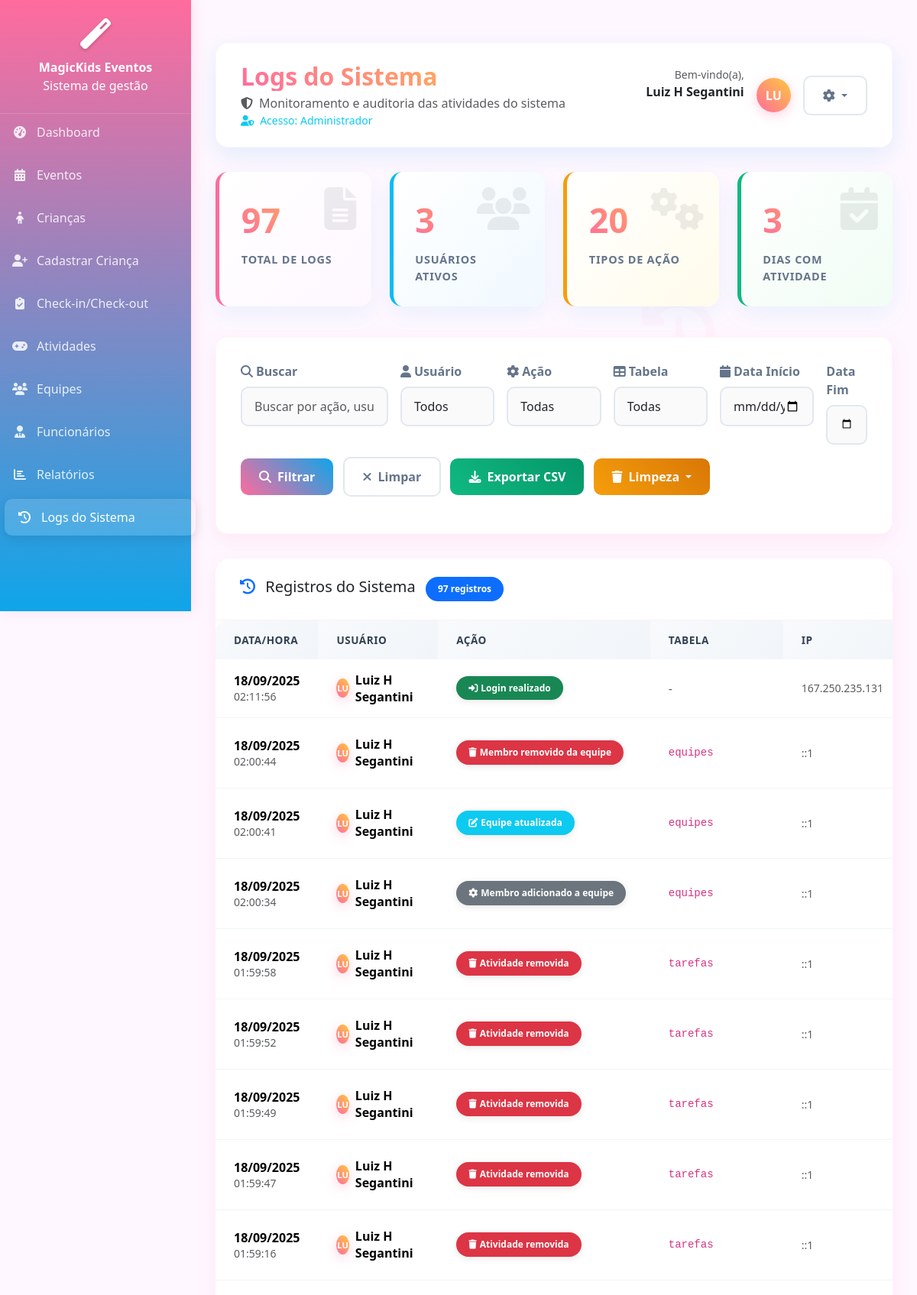
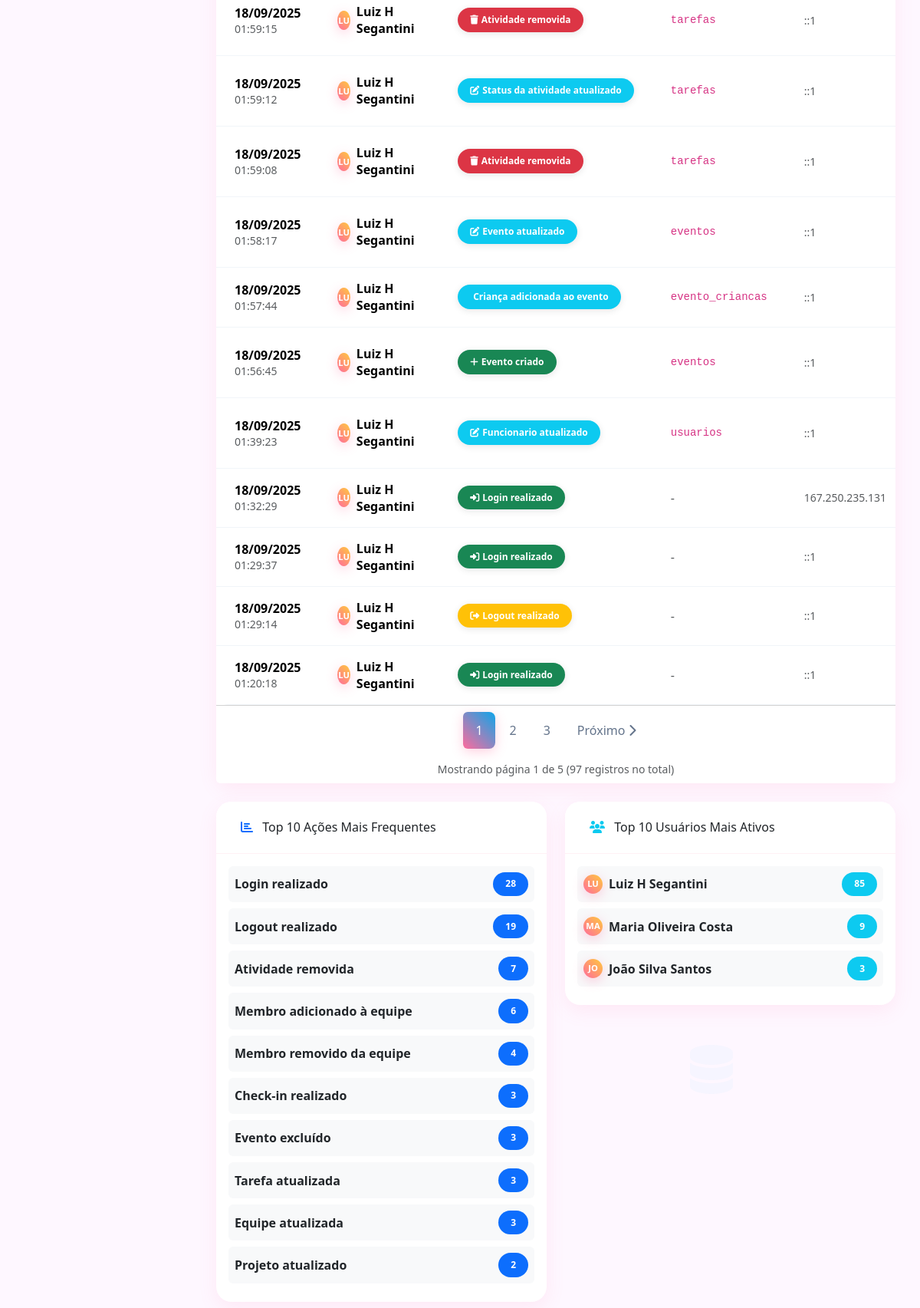
/models/logs.php (signed in, upper part), run on the app's committed database (2 pictures, top to bottom).
### tables this page shows
CREATE TABLE IF NOT EXISTS `usuarios` (
  `id` int(11) NOT NULL AUTO_INCREMENT,
  `nome_completo` varchar(255) NOT NULL,
  `cpf` varchar(14) NOT NULL,
  `email` varchar(255) NOT NULL,
  `cargo` varchar(100) DEFAULT NULL,
  `login` varchar(50) NOT NULL,
  `senha` varchar(255) NOT NULL,
  `perfil` enum('administrador','coordenador','animador','monitor','auxiliar') NOT NULL,
  `data_criacao` timestamp NOT NULL DEFAULT current_timestamp(),
  `data_atualizacao` timestamp NOT NULL DEFAULT current_timestamp() ON UPDATE current_timestamp(),
  PRIMARY KEY (`id`),
  UNIQUE KEY `cpf` (`cpf`),
  UNIQUE KEY `email` (`email`),
  UNIQUE KEY `login` (`login`)
);

CREATE TABLE IF NOT EXISTS `logs_sistema` (
  `id` int(11) NOT NULL AUTO_INCREMENT,
  `usuario_id` int(11) DEFAULT NULL,
  `acao` varchar(255) NOT NULL COMMENT 'Check-in criança, Check-out criança, Evento criado, Criança cadastrada, etc.',
  `tabela_afetada` varchar(100) DEFAULT NULL,
  `registro_id` int(11) DEFAULT NULL,
  `dados_anteriores` longtext DEFAULT NULL CHECK (json_valid(`dados_anteriores`)),
  `dados_novos` longtext DEFAULT NULL CHECK (json_valid(`dados_novos`)),
  `ip_address` varchar(45) DEFAULT NULL,
  `data_criacao` timestamp NOT NULL DEFAULT current_timestamp(),
  PRIMARY KEY (`id`),
  KEY `usuario_id` (`usuario_id`),
  CONSTRAINT `logs_sistema_ibfk_1` FOREIGN KEY (`usuario_id`) REFERENCES `usuarios` (`id`)
);

### models/logs.php (the view, shortened to what the rows shown need)
﻿<?php
require_once '../includes/auth.php';
require_once '../controllers/LogsController.php';
$search = $_GET['search'] ?? '';
$user_id = $_GET['user_id'] ?? '';
$action = $_GET['action_filter'] ?? '';
$table = $_GET['table'] ?? '';
$start_date = $_GET['start_date'] ?? '';
$end_date = $_GET['end_date'] ?? '';
$page = max(1, intval($_GET['page'] ?? 1));
try {
    if (!isset($logsController)) {
        $logsController = new LogsController();
    }
    $logsData = $logsController->index($search, $user_id, $action, $table, $start_date, $end_date, $page);
    $currentUser = getCurrentUser();
} catch (Exception $e) {
    error_log("Erro no logs: " . $e->getMessage());
    $logsData = ['logs' => [], 'total' => 0, 'pages' => 0, 'current_page' => 1];
    $users = [];
    $actions = [];
    $tables = [];
    $statistics = [];
    $currentUser = getCurrentUser();
}
?>
<!DOCTYPE html>
<html lang="pt-BR">
<head>
    <link href="https://cdnjs.cloudflare.com/ajax/libs/bootstrap/5.3.2/css/bootstrap.min.css" rel="stylesheet">
    <link href="https://cdnjs.cloudflare.com/ajax/libs/font-awesome/6.4.0/css/all.min.css" rel="stylesheet">
    <link rel="stylesheet" href="../assets/css/logs1.css">
</head>
<body>
    <main class="main-content">
        <div class="header-bar d-flex justify-content-between align-items-center">
            <div>
                <h2 class="mb-1 welcome-text">Logs do Sistema</h2>
                <p class="text-muted mb-0"><i class="fas fa-shield-alt me-2"></i>Monitoramento e auditoria das atividades do sistema</p>
                <small class="text-info">
                    <i class="fas fa-user-shield me-1"></i>
                    Acesso: <?php echo ucfirst($currentUser['perfil']); ?>
                </small>
            </div>
            <div class="d-flex align-items-center">
                <div class="me-3 text-end">
                    <small class="text-muted d-block">Bem-vindo(a),</small>
                    <strong class="d-block"><?php echo htmlspecialchars($currentUser['nome_completo']); ?></strong>
                    <span class="badge bg-gradient" style="background: linear-gradient(45deg, var(--primary-color), var(--secondary-color));">
                    </span>
                </div>
                <div class="user-avatar">
                    <?php echo strtoupper(substr($currentUser['nome_completo'], 0, 2)); ?>
                </div>
                <div class="dropdown ms-3">
                    <button class="btn btn-outline-secondary dropdown-toggle" type="button" data-bs-toggle="dropdown">
                    </button>
                </div>
            </div>
        </div>
        <div class="card">
            <div class="card-body p-0">
                <?php if (empty($logsData['logs'])): ?>
                    <div class="text-center py-5">
                        <i class="fas fa-search fa-3x text-muted mb-3"></i>
                        <p class="text-muted">Nenhum log encontrado com os filtros aplicados</p>
                        <a href="logs.php" class="btn btn-outline-primary">
                            <i class="fas fa-refresh me-2"></i>Ver Todos os Logs
                        </a>
                    </div>
                <?php else: ?>
                    <div class="table-responsive">
                        <table class="table table-hover mb-0">
                            <thead class="table-light">
                                <tr>
                                    <th width="15%">Data/Hora</th>
                                    <th width="15%">Usuário</th>
                                    <th width="20%">Ação</th>
                                    <th width="15%">Tabela</th>
                                    <th width="10%">IP</th>
                                </tr>
                            </thead>
                            <tbody>
                                <?php foreach ($logsData['logs'] as $log): ?>
                                <tr>
                                    <td>
                                        <div class="d-flex flex-column">
                                            <strong><?php echo date('d/m/Y', strtotime($log['data_criacao'])); ?></strong>
                                            <small class="text-muted">
                                                <?php echo date('H:i:s', strtotime($log['data_criacao'])); ?>
                                            </small>
                                        </div>
                                    </td>
                                    <td>
                                        <?php if ($log['usuario_nome']): ?>
                                            <div class="d-flex align-items-center">
                                                <div class="user-avatar me-2" style="width: 25px; height: 25px; font-size: 0.7rem;">
                                                    <?php echo strtoupper(substr($log['usuario_nome'], 0, 2)); ?>
                                                </div>
                                                <div>
                                                    <strong><?php echo htmlspecialchars($log['usuario_nome']); ?></strong>
                                                </div>
                                            </div>
                                        <?php else: ?>
                                            <span class="text-muted">
                                                <i class="fas fa-robot me-1"></i>Sistema
                                            </span>
                                        <?php endif; ?>
                                    </td>
                                    <td>
                                        <?php
                                        $actionClass = 'secondary';
                                        $actionIcon = 'fas fa-cog';
                                        $actionLower = strtolower($log['acao']);
                                        if (strpos($actionLower, 'login') !== false) {
                                            $actionClass = 'success';
                                            $actionIcon = 'fas fa-sign-in-alt';
                                        } elseif (strpos($actionLower, 'logout') !== false) {
                                            $actionClass = 'warning';
                                            $actionIcon = 'fas fa-sign-out-alt';
                                        } elseif (strpos($actionLower, 'criado') !== false || strpos($actionLower, 'cadastro') !== false) {
                                            $actionClass = 'success';
                                            $actionIcon = 'fas fa-plus';
                                        } elseif (strpos($actionLower, 'atualizada') !== false || strpos($actionLower, 'atualizado') !== false) {
                                            $actionClass = 'info';
                                            $actionIcon = 'fas fa-edit';
                                        } elseif (strpos($actionLower, 'excluída') !== false || strpos($actionLower, 'removid') !== false) {
                                            $actionClass = 'danger';
                                            $actionIcon = 'fas fa-trash';
                                        } elseif (strpos($actionLower, 'check-in') !== false) {
                                            $actionClass = 'primary';
                                            $actionIcon = 'fas fa-clipboard-check';
                                        } elseif (strpos($actionLower, 'evento') !== false) {
                                            $actionClass = 'info';
                                            $actionIcon = 'fas fa-calendar-star';
                                        } elseif (strpos($actionLower, 'criança') !== false) {
                                            $actionClass = 'warning';
                                            $actionIcon = 'fas fa-child';
                                        }
                                        ?>
                                        <span class="badge bg-<?php echo $actionClass; ?> action-badge">
                                            <i class="<?php echo $actionIcon; ?> me-1"></i>
                                            <?php echo htmlspecialchars($log['acao']); ?>
                                        </span>
                                    </td>
                                    <td>
                                        <?php if ($log['tabela_afetada']): ?>
                                            <code class="small"><?php echo htmlspecialchars($log['tabela_afetada']); ?></code>
                                        <?php else: ?>
                                            <span class="text-muted">-</span>
                                        <?php endif; ?>
                                    </td>
                                    <td>
                                        <small class="text-muted">
                                            <?php echo htmlspecialchars($log['ip_address'] ?? '-'); ?>
                                        </small>
                                    </td>
                                </tr>
                                <?php endforeach; ?>
                            </tbody>
                        </table>
                    </div>
                <?php endif; ?>
            </div>
        </div>
    </main>
</body>
</html>

### data on the page
usuarios: perfil "Administrador", nome_completo "Luiz H Segantini", nome_completo "LU"
logs_sistema: data_criacao "18/09/2025", data_criacao "02:11:56", usuario_nome "LU", usuario_nome "Luiz H Segantini", acao "Login realizado", ip_address "167.250.235.131"
logs_sistema: data_criacao "18/09/2025", data_criacao "02:00:44", usuario_nome "LU", usuario_nome "Luiz H Segantini", acao "Membro removido da equipe", tabela_afetada "equipes", ip_address "::1"
logs_sistema: data_criacao "18/09/2025", data_criacao "02:00:41", usuario_nome "LU", usuario_nome "Luiz H Segantini", acao "Equipe atualizada", tabela_afetada "equipes", ip_address "::1"
logs_sistema: data_criacao "18/09/2025", data_criacao "02:00:34", usuario_nome "LU", usuario_nome "Luiz H Segantini", acao "Membro adicionado a equipe", tabela_afetada "equipes", ip_address "::1"
logs_sistema: data_criacao "18/09/2025", data_criacao "01:59:58", usuario_nome "LU", usuario_nome "Luiz H Segantini", acao "Atividade removida", tabela_afetada "tarefas", ip_address "::1"
logs_sistema: data_criacao "18/09/2025", data_criacao "01:59:52", usuario_nome "LU", usuario_nome "Luiz H Segantini", acao "Atividade removida", tabela_afetada "tarefas", ip_address "::1"
logs_sistema: data_criacao "18/09/2025", data_criacao "01:59:49", usuario_nome "LU", usuario_nome "Luiz H Segantini", acao "Atividade removida", tabela_afetada "tarefas", ip_address "::1"
logs_sistema: data_criacao "18/09/2025", data_criacao "01:59:47", usuario_nome "LU", usuario_nome "Luiz H Segantini", acao "Atividade removida", tabela_afetada "tarefas", ip_address "::1"
logs_sistema: data_criacao "18/09/2025", data_criacao "01:59:16", usuario_nome "LU", usuario_nome "Luiz H Segantini", acao "Atividade removida", tabela_afetada "tarefas", ip_address "::1"
logs_sistema: data_criacao "18/09/2025", data_criacao "01:59:15", usuario_nome "LU", usuario_nome "Luiz H Segantini", acao "Atividade removida", tabela_afetada "tarefas", ip_address "::1"
logs_sistema: data_criacao "18/09/2025", data_criacao "01:59:12", usuario_nome "LU", usuario_nome "Luiz H Segantini", acao "Status da atividade atualizado", tabela_afetada "tarefas", ip_address "::1"
logs_sistema: data_criacao "18/09/2025", data_criacao "01:59:08", usuario_nome "LU", usuario_nome "Luiz H Segantini", acao "Atividade removida", tabela_afetada "tarefas", ip_address "::1"
logs_sistema: data_criacao "18/09/2025", data_criacao "01:58:17", usuario_nome "LU", usuario_nome "Luiz H Segantini", acao "Evento atualizado", tabela_afetada "eventos", ip_address "::1"
logs_sistema: data_criacao "18/09/2025", data_criacao "01:57:44", usuario_nome "LU", usuario_nome "Luiz H Segantini", acao "Criança adicionada ao evento", tabela_afetada "evento_criancas", ip_address "::1"
logs_sistema: data_criacao "18/09/2025", data_criacao "01:56:45", usuario_nome "LU", usuario_nome "Luiz H Segantini", acao "Evento criado", tabela_afetada "eventos", ip_address "::1"
logs_sistema: data_criacao "18/09/2025", data_criacao "01:39:23", usuario_nome "LU", usuario_nome "Luiz H Segantini", acao "Funcionario atualizado", tabela_afetada "usuarios", ip_address "::1"
logs_sistema: data_criacao "18/09/2025", data_criacao "01:32:29", usuario_nome "LU", usuario_nome "Luiz H Segantini", acao "Login realizado", ip_address "167.250.235.131"
logs_sistema: data_criacao "18/09/2025", data_criacao "01:29:37", usuario_nome "LU", usuario_nome "Luiz H Segantini", acao "Login realizado", ip_address "::1"
logs_sistema: data_criacao "18/09/2025", data_criacao "01:29:14", usuario_nome "LU", usuario_nome "Luiz H Segantini", acao "Logout realizado", ip_address "::1"
logs_sistema: data_criacao "18/09/2025", data_criacao "01:20:18", usuario_nome "LU", usuario_nome "Luiz H Segantini", acao "Login realizado", ip_address "::1"

### other printed values
$statistics['total_logs'] "97"
count($statistics['logs_por_usuario'] ?? []) "3"
count($statistics['logs_por_acao'] ?? []) "20"
count($statistics['logs_por_dia'] ?? []) "3"
$logsData['total'] "97"
$logsData['current_page'] "1"
$logsData['pages'] "5"
$stat['acao'] "Login realizado"
$stat['total'] "28"
$stat['acao'] "Logout realizado"
$stat['total'] "19"
$stat['acao'] "Atividade removida"
$stat['total'] "7"
$stat['acao'] "Membro adicionado à equipe"
$stat['total'] "6"
